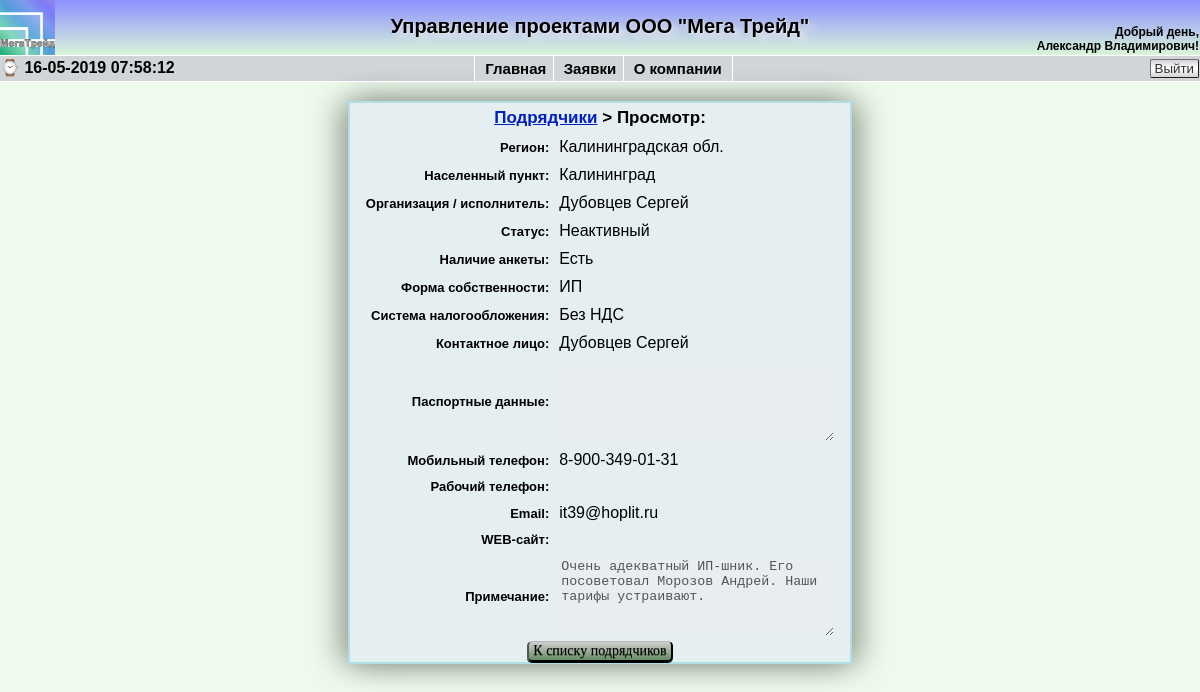
The app's page /lookcontr.php?look=382 (signed in), older data.
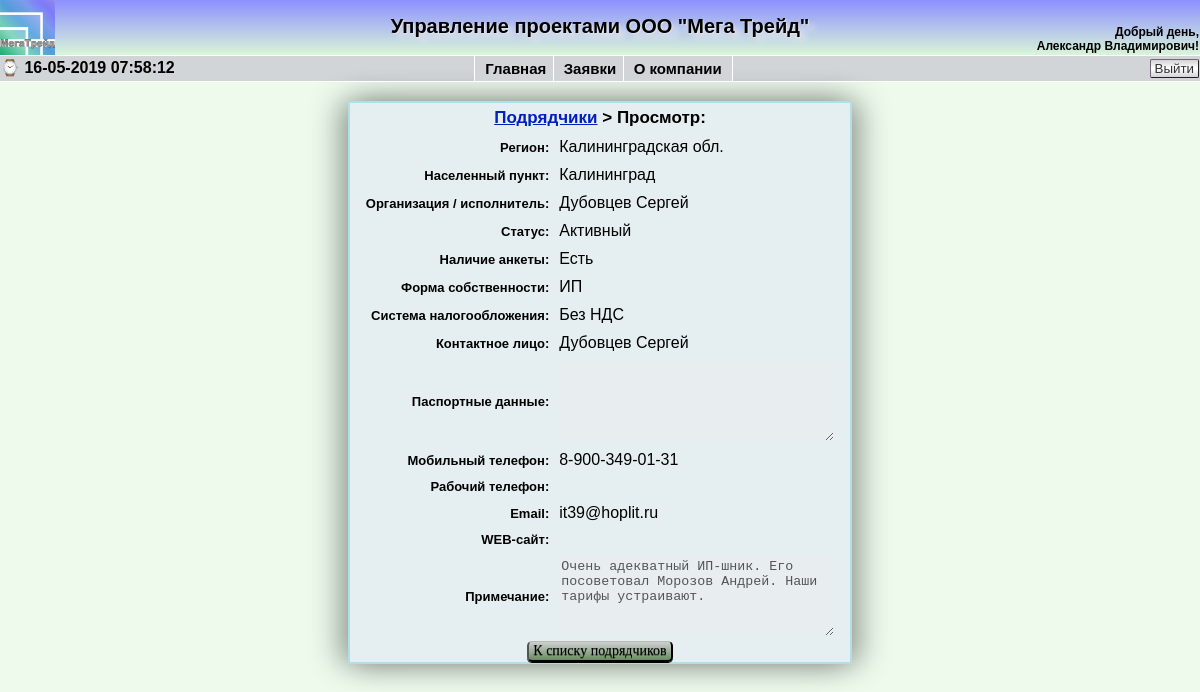
The same page, newer data.
### tables this page shows
CREATE TABLE `contractor` (
  `id_contractor` int(11) NOT NULL AUTO_INCREMENT,
  `country_id` int(6) NOT NULL,
  `region_id` int(6) NOT NULL,
  `city_id` int(6) NOT NULL,
  `org_name` varchar(80) NOT NULL,
  `status` tinyint(1) NOT NULL,
  `dogovor` varchar(60) NOT NULL,
  `method_payment` int(1) NOT NULL,
  `card_number` varchar(18) NOT NULL,
  `anketa` varchar(5) NOT NULL,
  `ownership` varchar(6) NOT NULL,
  `system_no` varchar(7) NOT NULL,
  `contact_name` varchar(250) NOT NULL,
  `passport` text NOT NULL,
  `mobile` varchar(200) NOT NULL,
  `phone` varchar(200) NOT NULL,
  `email` varchar(100) NOT NULL,
  `web` varchar(100) NOT NULL,
  `comment` text NOT NULL,
  PRIMARY KEY (`id_contractor`)
);

### func/db.php (called while the page is built, shortened)
<?php
function Get_Geo($connection, $id, $geo_table, $geo_row)
{
	$get_geo = "SELECT * FROM $geo_table WHERE $geo_row='$id'";
    $result = $connection->query ($get_geo);
    if ($result)
    {
        $rows = $result->fetch_array (MYSQLI_ASSOC);
    }
    if ($rows) return $rows;
    else return 0;
}
function Edit_Contr($connection, $var)
{
    $search = "SELECT * FROM contractor WHERE id_contractor = '$var'";
    $result = $connection->query ($search);
    if ($result)
    {
        $rows = $result->fetch_array (MYSQLI_ASSOC);
    }
    if ($rows) return $rows;
    else return 0;
}
?>

### func/arrays.php (called while the page is built, shortened)
<?php
$statusedit = array("Неактивный", "Активный", "Любой");
?>

### lookcontr.php (the view, shortened to what this page needs)
<?php
require '/connection/config.php';
if(isset($_SESSION['userlevel']))
{
require_once 'blocks/header.php';
require '/func/arrays.php';
if(isset($_GET['look']))
{
	$data = $_GET['look'];
	$contractors = Edit_Contr($link, $data);
	$city_id = $contractors['city_id'];
	$org_name_edit = $contractors['org_name'];
	$status = $contractors['status'];
	$anketa_edit = $contractors['anketa'];
	$contact_name_edit = $contractors['contact_name'];
	$contact_name_exp = explode(";", $contact_name_edit);
	$count_contact_name = count($contact_name_exp);
	$passport = $contractors['passport'];
	$ownership_edit = $contractors['ownership'];
	$system_no_edit = $contractors['system_no'];
	$mobile_edit = $contractors['mobile'];
	$mobile_exp = explode(";", $mobile_edit);
	$count_mobile = count($mobile_exp);
	$email_edit = $contractors['email'];
	$web_edit = $contractors['web'];
	$comment_edit = $contractors['comment'];
	$cityname = Get_Geo($link, $city_id, 'city', 'city_id');
	$regionname = Get_Geo($link, $cityname['region_id'], 'region', 'region_id');
}
?>
<!DOCTYPE html>
<html lang="ru">
<head>
	<link rel="stylesheet" href="css/index.css">
</head>
<body>
		<div class="showany">
			<div class="contr_registr">
			<div class="breadcrumbs"><a href='/showcontractor.php'>Подрядчики</a> > Просмотр:</div>
					<table>
						<tr>
							<td class="rowt">Регион:</td>
							<td>
							<?=$regionname['name'];?>
							</td>
						</tr>
						<tr>
							<td class="rowt">Населенный пункт:</td>
							<td>
							<?= $cityname['name'];?>
							</td>
						</tr>
						<tr>
							<td class="rowt">Организация / исполнитель:</td><td><?= $org_name_edit?></td>
						</tr>
						<tr>
							<td class="rowt">Статус:</td><td><?=$statusedit[$status];?></td>
						</tr>
						<tr>
							<td class="rowt">Наличие анкеты:</td>
							<td>
								<?=$anketa_edit?>
							</td>
						</tr>
						<tr>
							<td class="rowt">Форма собственности:</td>
							<td>
								<?=$ownership_edit;?>
							</td>
						</tr>
						<tr>
							<td class="rowt">Система налогообложения:</td>
							<td>
								<?=$system_no_edit?>
							</td>
						</tr>
						<tr>
							<td class="rowt">Контактное лицо:</td>
							<td>
								<?php if(!empty($contact_name_edit))  {?>
										<?php
										if($count_contact_name<2){
											echo $contact_name_exp[0];
										}
										else {
								for($i = 0; $i < $count_contact_name; $i++)
								{?>
									<?=($i+1).". ".$contact_name_exp[$i]."<br>"?>
								<?php }}}?>
							</td>
						</tr>
						<tr>
							<td class="rowt">Паспортные данные:</td>
							<td>
								<textarea readonly disabled rows="5" cols = "32" class="textarea"><?=$passport?></textarea>
							</td>
						</tr>
						<tr>
							<td class="rowt">Мобильный телефон:</td><td>
							<?php if(!empty($mobile_edit))  {?>
									<?php
									if($count_mobile<2){
										echo $mobile_exp[0];
									}
									else {
							for($i = 0; $i < $count_mobile; $i++)
							{?>
								<?=($i+1).". ".$mobile_exp[$i]."<br>"?>
							<?php }}}?>
							</td>
						</tr>
						<tr>
							<td class="rowt">Рабочий телефон:</td><td>
							</td>
						</tr>
						<tr>
							<td class="rowt">Email:</td><td><?=$email_edit?></td>
						</tr>
						<tr>
							<td class="rowt">WEB-сайт:</td><td><?=$web_edit;?></td>
						</tr>
						<tr>
							<td class="rowt">Примечание:</td>
							<td>
								<textarea readonly disabled rows="5" cols = "32" class="textarea"><?=$comment_edit?></textarea>
							</td>
						</tr>
						</table>
						<div>
<input class="button" value="К списку подрядчиков" type="button" onclick="location.href='showcontractor.php'" /><br>
						</div>
						</div>
						</div>
</body>
</html>
<?php
	}
	else
	{
		header('Location: /');
}
?>

Row changes from the older to the newer data that the page shows:
changed contractor "Дубовцев Сергей": status "Неактивный" → "Активный"
